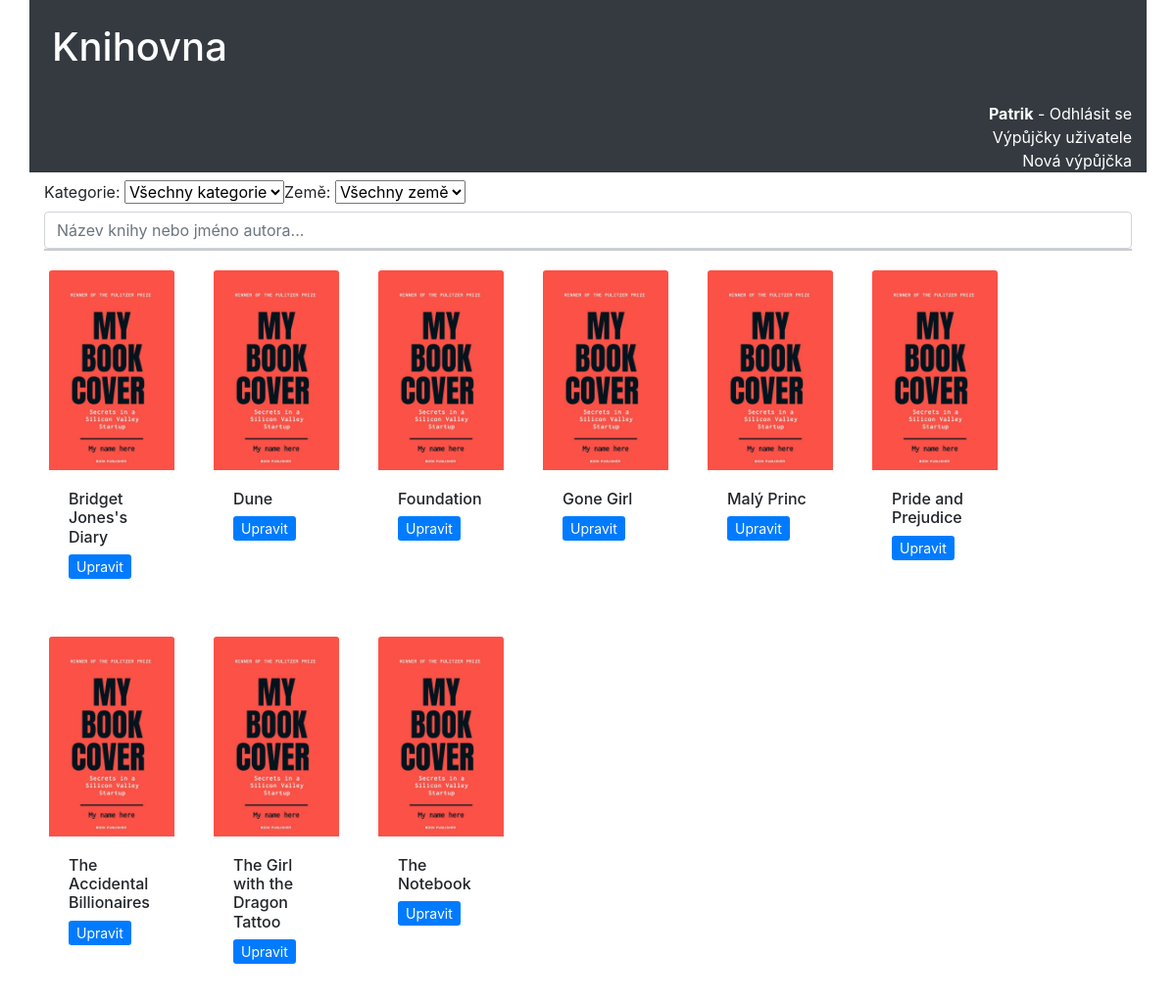
Screenshot of /index.php (signed in) with the database file from the repository.
### tables this page shows
CREATE TABLE `books` (
  `book_id` int(11) NOT NULL,
  `title` varchar(100) NOT NULL,
  `description` text NOT NULL,
  `category_id` int(10) NOT NULL,
  `image` varchar(255) DEFAULT NULL,
  `author` varchar(100) NOT NULL,
  `year` int(4) NOT NULL,
  `country_id` int(10) NOT NULL,
  `available` tinyint(1) NOT NULL DEFAULT 1
);

### index.php (called while the page is built)
<?php
  require_once 'inc/user.php';
  include 'inc/header.php';
  include 'inc/books.php';
  include 'inc/footer.php';

### inc/books.php (the view, shortened to what this page needs)
<?php
require_once 'inc/user.php';
$params = [];
$sql = 'SELECT books.*, categories.name, countries.name
        FROM books
        JOIN categories USING (category_id)
        JOIN countries USING (country_id)';
$sql .= ' ORDER BY books.title;';
$query = $db->prepare($sql);
$query->execute($params);
$books = $query->fetchAll(PDO::FETCH_ASSOC);
include 'inc/filter.php';
if (!empty($books)) {
    echo '<div class="row">';
    foreach ($books as $book) {
        echo '<div class="book-card" style="width: 8rem;">';
        echo    '<img src=covers/' . htmlspecialchars($book['image']) . ' class="card-img-top">';
        echo    '<div class="card-body">';
        echo      '<h2 class="h6 fw-bold">' . htmlspecialchars($book['title']) . '</h2>';
        if ($_SESSION['role'] == 'admin') {
            echo      '<a href="edit.php?id='.$book['book_id'].'" class="btn-sm btn-primary ">Upravit</a>';
        }
        echo    '</div>';
        echo '</div>';
    }
    echo '</div>';
} else {
    echo '<div class="alert alert-info">Nebyly nalezeny žádné knihy.</div>';
}

### inc/custom.css (style rules this page uses)
.book-card { position: relative; display: -ms-flexbox; display: flex ; -ms-flex-direction: column; flex-direction: column; min-width: 0; word-wrap: break-word; background-color: #fff; background-clip: border-box; margin: 20px }
.card-body { -ms-flex: 1 1 auto; flex: 1 1 auto; min-height: 1px; padding: 1.25rem; }

### rows the page displays
books: image (picture), title "Bridget Jones's Diary"
books: image (picture), title "Dune"
books: image (picture), title "Foundation"
books: image (picture), title "Gone Girl"
books: image (picture), title "Malý Princ"
books: image (picture), title "Pride and Prejudice"
books: image (picture), title "The Accidental Billionaires"
books: image (picture), title "The Girl with the Dragon Tattoo"
books: image (picture), title "The Notebook"

### other values shown
$_SESSION['user_name'] "Patrik"
